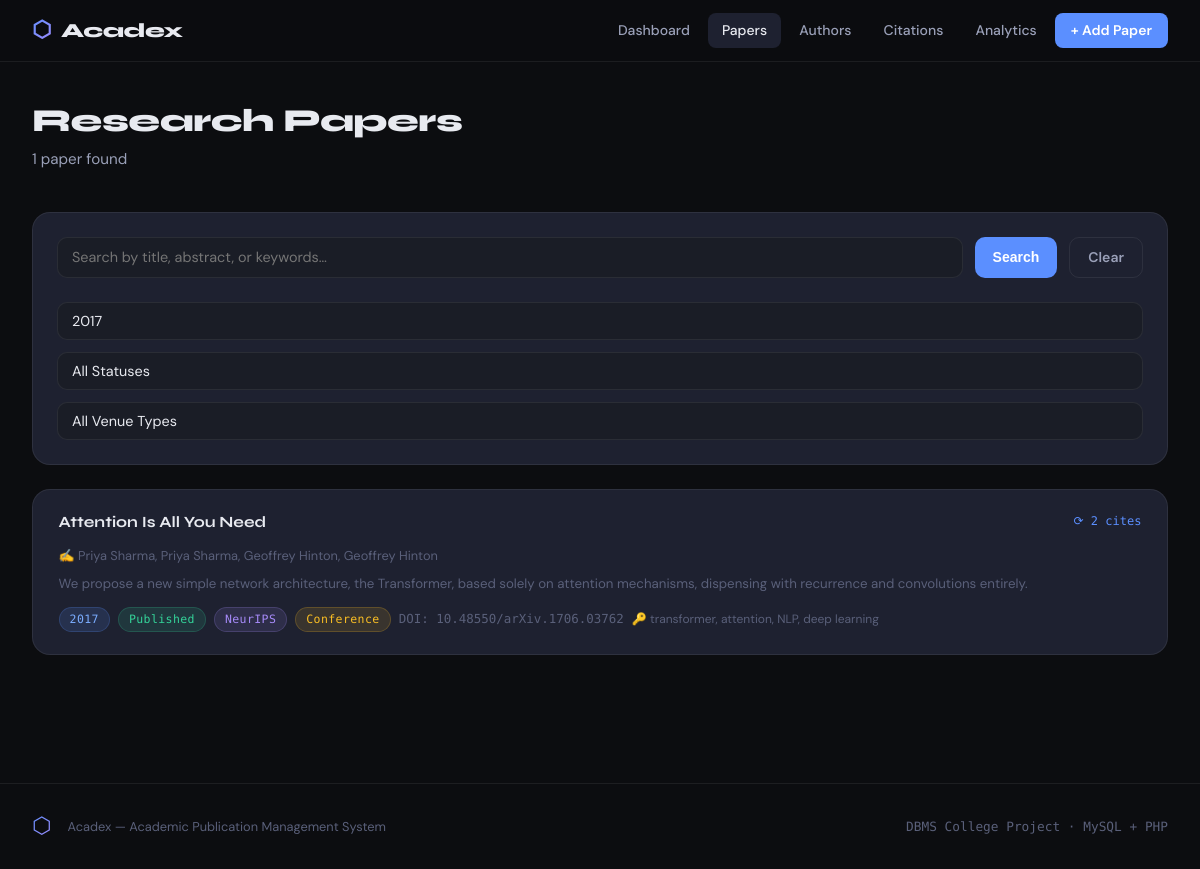
The page /papers.php?year=2017 on the database its author committed.
### tables this page shows
CREATE TABLE papers (
    paper_id         INT AUTO_INCREMENT PRIMARY KEY,
    title            VARCHAR(500) NOT NULL,
    abstract         TEXT,
    keywords         VARCHAR(500),
    doi              VARCHAR(150) UNIQUE,
    publication_year YEAR NOT NULL,
    venue_id         INT,
    pages            VARCHAR(50),
    pdf_url          VARCHAR(255),
    status           ENUM('Published', 'Under Review', 'Preprint', 'Retracted') DEFAULT 'Published',
    created_at       TIMESTAMP DEFAULT CURRENT_TIMESTAMP,
    FOREIGN KEY (venue_id) REFERENCES venues(venue_id) ON DELETE SET NULL,
    FULLTEXT(title, abstract, keywords)
);

CREATE TABLE venues (
    venue_id         INT AUTO_INCREMENT PRIMARY KEY,
    name             VARCHAR(255) NOT NULL,
    type             ENUM('Journal', 'Conference', 'Workshop', 'Symposium') NOT NULL,
    publisher        VARCHAR(255),
    impact_factor    DECIMAL(5,3),
    issn             VARCHAR(20),
    created_at       TIMESTAMP DEFAULT CURRENT_TIMESTAMP
);

### includes/db.php (called while the page is built, shortened)
<?php
function get_db(): mysqli {
    static $conn = null;
    if ($conn === null) {
        $conn = new mysqli(DB_HOST, DB_USER, DB_PASS, DB_NAME);
        $conn->set_charset('utf8mb4');
    }
    return $conn;
}
function db_query(string $sql, array $params = [], string $types = ''): array {
    $db   = get_db();
    $stmt = $db->prepare($sql);
    if ($params) $stmt->bind_param($types, ...$params);
    $stmt->execute();
    $result = $stmt->get_result();
    return $result ? $result->fetch_all(MYSQLI_ASSOC) : [];
}
?>

### papers.php (the view, shortened to what this page needs)
<?php
require 'includes/db.php';
$search  = trim($_GET['q']    ?? '');
$year    = trim($_GET['year'] ?? '');
$status  = trim($_GET['status'] ?? '');
$venue_t = trim($_GET['venue_type'] ?? '');
$where  = ['1=1'];
$params = [];
$types  = '';
if ($year !== '') {
    $where[] = 'p.publication_year = ?';
    $params[] = (int)$year;
    $types   .= 'i';
}
$sql = "
    SELECT
        p.paper_id, p.title, p.abstract, p.keywords,
        p.doi, p.publication_year, p.status,
        v.name AS venue_name, v.type AS venue_type,
        COUNT(DISTINCT c.citation_id) AS citation_count,
        GROUP_CONCAT(
            CONCAT(a.first_name,' ',a.last_name)
            ORDER BY pa.author_order SEPARATOR ', '
        ) AS authors
    FROM papers p
    LEFT JOIN venues       v  ON p.venue_id = v.venue_id
    LEFT JOIN citations    c  ON c.cited_paper_id = p.paper_id
    LEFT JOIN paper_authors pa ON p.paper_id = pa.paper_id
    LEFT JOIN authors      a  ON pa.author_id = a.author_id
    WHERE " . implode(' AND ', $where) . "
    GROUP BY p.paper_id
    ORDER BY p.publication_year DESC
";
$papers = db_query($sql, $params, $types);
$years   = db_query("SELECT DISTINCT publication_year FROM papers ORDER BY publication_year DESC");
include 'includes/header.php';
?>
<div class="page-header">
  <h1>Research Papers</h1>
  <p><?= count($papers) ?> paper<?= count($papers) !== 1 ? 's' : '' ?> found<?= $search ? " for <em>\"".htmlspecialchars($search)."\"</em>" : '' ?></p>
</div>
<div class="card" style="margin-bottom:1.5rem;">
  <form method="GET" action="papers.php">
    <div class="search-bar">
      <input type="text" id="search-input" name="q"
             value="<?= htmlspecialchars($search) ?>"
             placeholder="Search by title, abstract, or keywords…">
      <button type="submit" class="btn btn-primary">Search</button>
      <?php if ($search || $year || $status || $venue_t): ?>
      <a href="papers.php" class="btn btn-outline">Clear</a>
      <?php endif; ?>
    </div>
    <div style="display:flex;gap:0.75rem;flex-wrap:wrap;">
      <select name="year" onchange="this.form.submit()">
        <?php foreach ($years as $y): ?>
        <option value="<?= $y['publication_year'] ?>" <?= $year == $y['publication_year'] ? 'selected' : '' ?>>
          <?= $y['publication_year'] ?>
        </option>
        <?php endforeach; ?>
      </select>
      <select name="status" onchange="this.form.submit()">
        <option value="">All Statuses</option>
      </select>
      <select name="venue_type" onchange="this.form.submit()">
        <option value="">All Venue Types</option>
      </select>
    </div>
  </form>
</div>
<?php if ($papers): ?>
<div class="paper-list" style="display:flex;flex-direction:column;gap:1rem;">
  <?php foreach ($papers as $p):
    $cls = match($p['status']) {
      'Published'    => 'badge-green',
      'Under Review' => 'badge-yellow',
      'Preprint'     => 'badge-purple',
      default        => 'badge-red'
    };
  ?>
  <div class="paper-card">
    <div style="display:flex;align-items:flex-start;justify-content:space-between;gap:1rem;">
      <h3><?= htmlspecialchars($p['title']) ?></h3>
      <span class="cite-count" style="white-space:nowrap;">⟳ <?= $p['citation_count'] ?> cites</span>
    </div>
    <?php if ($p['authors']): ?>
    <div style="font-size:0.8rem;color:var(--text3);margin-top:0.3rem;">
      ✍ <?= htmlspecialchars($p['authors']) ?>
    </div>
    <?php endif; ?>
    <?php if ($p['abstract']): ?>
    <div class="paper-abstract"><?= htmlspecialchars($p['abstract']) ?></div>
    <?php endif; ?>
    <div class="paper-meta">
      <span class="badge badge-blue"><?= $p['publication_year'] ?></span>
      <span class="badge <?= $cls ?>"><?= $p['status'] ?></span>
      <?php if ($p['venue_name']): ?>
      <span class="badge badge-purple"><?= htmlspecialchars($p['venue_name']) ?></span>
      <?php endif; ?>
      <?php if ($p['venue_type']): ?>
      <span class="badge badge-yellow"><?= $p['venue_type'] ?></span>
      <?php endif; ?>
      <?php if ($p['doi']): ?>
      <span class="mono">DOI: <?= htmlspecialchars($p['doi']) ?></span>
      <?php endif; ?>
      <?php if ($p['keywords']): ?>
      <span style="font-size:0.75rem;color:var(--text3);">🔑 <?= htmlspecialchars($p['keywords']) ?></span>
      <?php endif; ?>
    </div>
  </div>
  <?php endforeach; ?>
</div>
<?php endif; ?>
<?php include 'includes/footer.php'; ?>

### assets/css/style.css (style rules this page uses)
*, *::before, *::after { box-sizing: border-box; margin: 0; padding: 0; }
:root { --bg: #0c0d10; --bg2: #12141a; --bg3: #1a1d26; --surface: #1e2130; --surface2: #252a3a; --border: rgba(255,255,255,0.07); --border-lit: rgba(110,180,255,0.25); --accent: #5b8fff; --accent2: #a78bfa; --accent3: #34d399; --danger: #f87171; --warn: #fbbf24; --text: #e8eaf0; --text2: #9aa0b8; --text3: #5a607a; --radius: 10px; --radius-lg: 18px; --shadow: 0 4px 24px rgba(0,0,0,0.5); --shadow-glow: 0 0 40px rgba(91,143,255,0.12); --font-head: 'Syne', sans-serif; --font-mono: 'DM Mono', monospace; --font-body: 'DM Sans', sans-serif; }
html { scroll-behavior: smooth; }
body { background: var(--bg); color: var(--text); font-family: var(--font-body); font-size: 15px; line-height: 1.65; min-height: 100vh; overflow-x: hidden; }
.page-header { margin-bottom: 2.5rem; animation: fadeUp 0.5s ease both; }
.page-header h1 { font-family: var(--font-head); font-size: 2rem; font-weight: 800; letter-spacing: -0.5px; line-height: 1.2; color: var(--text); }
.page-header p { color: var(--text2); margin-top: 0.4rem; font-size: 0.95rem; }
.card { background: var(--surface); border: 1px solid var(--border); border-radius: var(--radius-lg); padding: 1.5rem; animation: fadeUp 0.5s ease both; }
.badge { display: inline-block; padding: 2px 10px; border-radius: 20px; font-size: 0.72rem; font-family: var(--font-mono); font-weight: 500; letter-spacing: 0.4px; }
.badge-blue { background: rgba(91,143,255,0.15); color: #7badff; border: 1px solid rgba(91,143,255,0.2); }
.badge-green { background: rgba(52,211,153,0.12); color: #34d399; border: 1px solid rgba(52,211,153,0.2); }
.badge-purple { background: rgba(167,139,250,0.12); color: #a78bfa; border: 1px solid rgba(167,139,250,0.2); }
.badge-yellow { background: rgba(251,191,36,0.12); color: #fbbf24; border: 1px solid rgba(251,191,36,0.2); }
.btn { display: inline-flex; align-items: center; gap: 6px; padding: 8px 18px; border-radius: var(--radius); font-size: 0.875rem; font-weight: 600; cursor: pointer; border: none; text-decoration: none; transition: all 0.2s; }
.btn-primary { background: var(--accent); color: #fff; }
.btn-outline { background: transparent; border: 1px solid var(--border); color: var(--text2); }
input[type="text"], input[type="email"], input[type="number"], input[type="url"], select, textarea { background: var(--bg3); border: 1px solid var(--border); border-radius: var(--radius); color: var(--text); padding: 10px 14px; font-family: var(--font-body); font-size: 0.9rem; width: 100%; transition: border-color 0.2s, box-shadow 0.2s; outline: none; -webkit-appearance: none; }
select { cursor: pointer; }
.search-bar { display: flex; gap: 0.75rem; margin-bottom: 1.5rem; }
.search-bar input { flex: 1; }
.paper-card { background: var(--surface); border: 1px solid var(--border); border-radius: var(--radius-lg); padding: 1.4rem 1.6rem; transition: transform 0.2s, border-color 0.2s, box-shadow 0.2s; animation: fadeUp 0.45s ease both; }
.paper-card h3 { font-family: var(--font-head); font-size: 0.975rem; font-weight: 700; color: var(--text); margin-bottom: 0.4rem; line-height: 1.4; }
.paper-card .paper-meta { display: flex; flex-wrap: wrap; gap: 0.5rem; align-items: center; margin-top: 0.75rem; }
.paper-card .paper-abstract { font-size: 0.83rem; color: var(--text3); line-height: 1.55; margin-top: 0.5rem; display: -webkit-box; -webkit-line-clamp: 2; -webkit-box-orient: vertical; overflow: hidden; }
.cite-count { font-family: var(--font-mono); font-size: 0.75rem; color: var(--accent); margin-left: auto; }
.mono { font-family: var(--font-mono); font-size: 0.78rem; color: var(--text3); }
.paper-list .paper-card:nth-child(n) { animation-delay: calc(n * 0.06s); }

### rows shown on the page
papers: title "Attention Is All You Need", citation_count "2", authors "Priya Sharma, Priya Sharma, Geoffrey Hinton, Geoffrey Hinton", abstract "We propose a new simple network architecture, the Transformer, based solely on attention mechanisms, dispensing with recurrence and convolutions entirely.", publication_year "2017", status "Published", venue.name "NeurIPS", venue.type "Conference", doi "10.48550/arXiv.1706.03762", keywords "transformer, attention, NLP, deep learning"

### other values the page prints
count($papers) "1"
form field year "2017"
